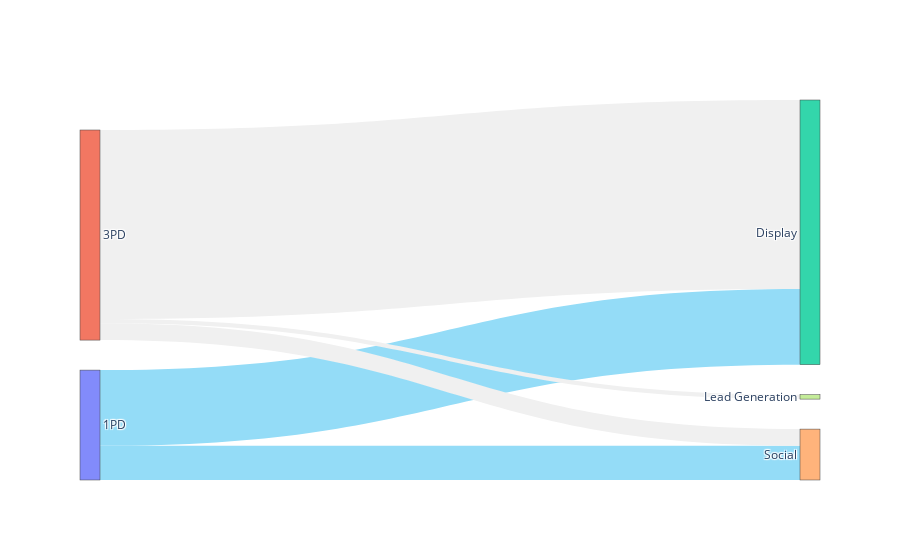

Notebook code cell kept with this figure:
### Code cell
# Sample data
b2b_source = b2b_agg_df_lvl1['Source'].values.tolist()
b2b_target = b2b_agg_df_lvl1['Target'].values.tolist()
b2b_value = b2b_agg_df_lvl1['Value'].values.tolist()
b2b_labels = b2b_mapping_df['Label'].values.tolist()

# list of colors for each link based on some condition or data
colors = []
for tgts in b2b_source:
    if tgts == 0:
        colors.append("#94DCF7")
    else:
        colors.append("#F0F0F0")  # Default color for other cases

# Create links
b2b_link = dict(source=b2b_source, target=b2b_target, value=b2b_value, color=colors)

# Create nodes
node = dict(label=b2b_labels, pad=30, thickness=20)

# Create a Sankey object
chart = go.Sankey(link=b2b_link, node=node, arrangement="snap")

# Build a figure
fig = go.Figure(chart)

fig.show()

### Figure 1 — Plotly figure (JSON) as saved in the notebook; plotly's stock layout.template omitted (floating-point values rounded to 4 significant figures)
{"data": [{"arrangement": "snap", "link": {"color": ["#94DCF7", "#94DCF7", "#F0F0F0", "#F0F0F0", "#F0F0F0", "#F0F0F0"], "source": [0, 0, 1, 1, 1, 1], "target": [2, 4, 2, 7, 8, 4], "value": [526400.0, 237100.0, 1312000.0, 30620.0, 0, 116500.0]}, "node": {"label": ["1PD", "3PD", "Display", "Display Dco", "Social", "Video", "Display Mobile", "Lead Generation", "Other"], "pad": 30, "thickness": 20}, "type": "sankey"}], "layout": {}}
